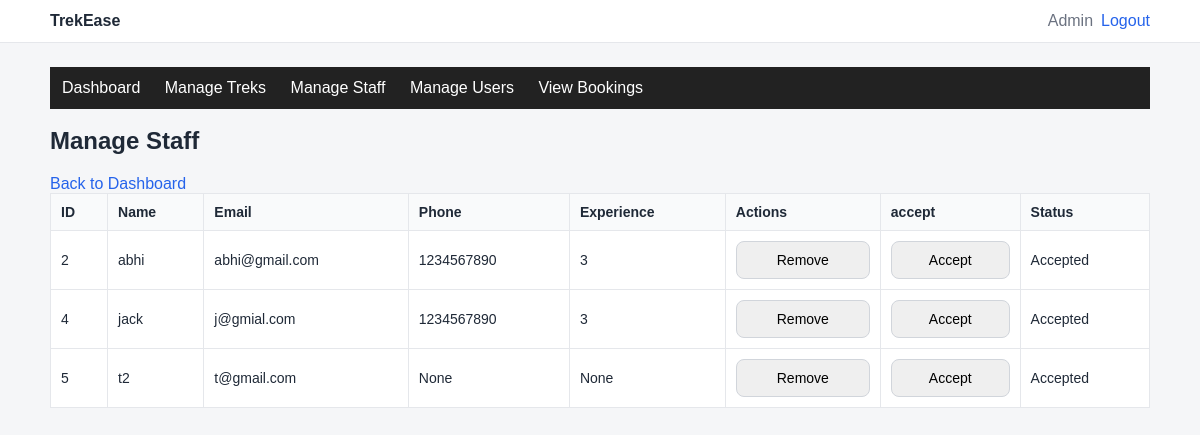
The app's page /admin/staff (signed in), older data.
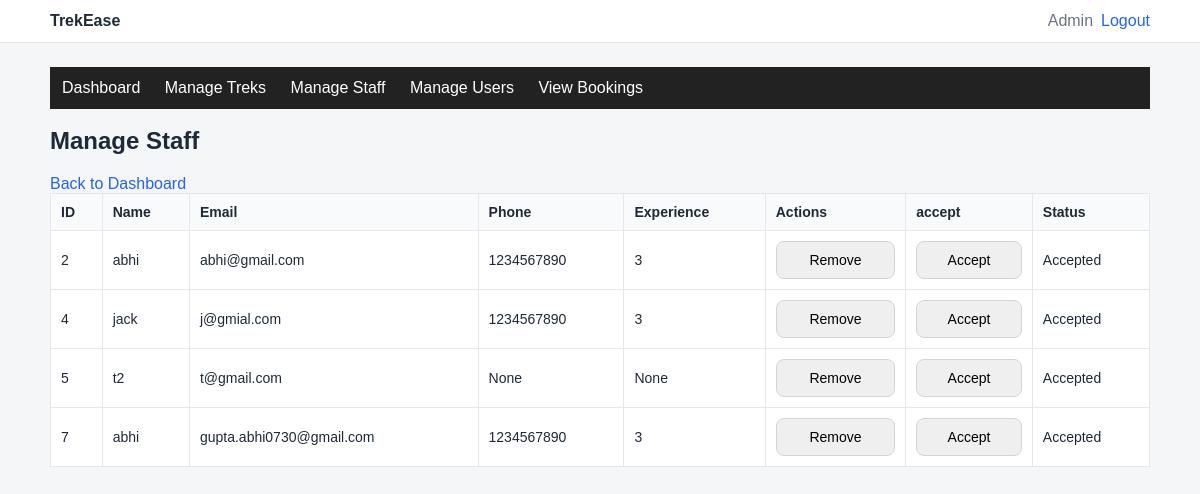
The same page, newer data.
### databases.py (models this page shows, shortened)
class User(db.Model):
    __tablename__ = "users"
    id = db.Column(db.Integer, primary_key=True)
    name = db.Column(db.String(100), nullable=False)
    email = db.Column(db.String(100), unique=True, nullable=False)
    password = db.Column(db.String(255), nullable=False)
    role = db.Column(db.String(20), nullable=False)  # ADMIN / STAFF / TREKKER
    created_at = db.Column(db.DateTime, default=datetime.utcnow, nullable=False)
    staff_profile = db.relationship("StaffProfile", back_populates="user", uselist=False)
    bookings = db.relationship("Booking", back_populates="user")

class StaffProfile(db.Model):
    __tablename__ = "staff_profiles"
    id = db.Column(db.Integer, primary_key=True)
    user_id = db.Column(db.Integer, db.ForeignKey("users.id"), unique=True, nullable=False)
    phone = db.Column(db.String(10))
    experience_years = db.Column(db.Integer)
    accepted = db.Column(db.Boolean, default=False, nullable=False)
    assigned_treks = db.relationship("Trek", back_populates="assigned_staff", foreign_keys="Trek.assigned_staff_id")
    user = db.relationship("User", back_populates="staff_profile")

### app.py (the view)
@app.route("/admin/staff", methods=["GET"])
def admin_staff():
    if session.get("role") != "ADMIN":
        return redirect(url_for("login"))
    staff = User.query.filter_by(role="STAFF").all()
    return render_template("admin_s.html", staff=staff)

### templates/admin_s.html (shortened to what this page needs)
{% extends "base.html" %}
{% block content %}
  {% include "admin_nav.html" %}
  <h2>Manage Staff</h2>
  <a href="{{ url_for('admin_dashboard') }}">Back to Dashboard</a>
  {% if staff %}
    <table border="1" cellpadding="10">
      <tr>
        <th>ID</th>
        <th>Name</th>
        <th>Email</th>
        <th>Phone</th>
        <th>Experience</th>
        <th>Actions</th>
        <th>accept</th>
        <th>Status</th>
      </tr>
      {% for s in staff %}
        <tr>
          <td>{{ s.id }}</td>
          <td>{{ s.name }}</td>
          <td>{{ s.email }}</td>
          <td>{{ s.staff_profile.phone if s.staff_profile else '-' }}</td>
          <td>{{ s.staff_profile.experience_years if s.staff_profile else '-' }}</td>
          <td>
            <form method="POST" action="{{ url_for('admin_staff_delete', staff_id=s.id) }}" style="display:inline;">
              <button type="submit" onclick="return confirm('Remove this staff?')">Remove</button>
            </form>
          </td>
          <td>
            <form method="POST" action="{{ url_for('admin_staff_accept', staff_id=s.id) }}" style="display:inline;">
              <button type="submit" onclick="return confirm('Accept this staff?')">Accept</button>
            </form>
          </td>
          <td>
            {% if s.staff_profile and s.staff_profile.accepted %}
              Accepted
            {% else %}
              Pending
            {% endif %}
          </td>
        </tr>
      {% endfor %}
    </table>
  {% else %}
    <p>No staff added yet.</p>
  {% endif %}
{% endblock %}

Row changes from the older to the newer data that the page shows:
added User: id "7", name "abhi", email "gupta.abhi0730@gmail.com", staff_profile "1234567890", staff_profile "3"
